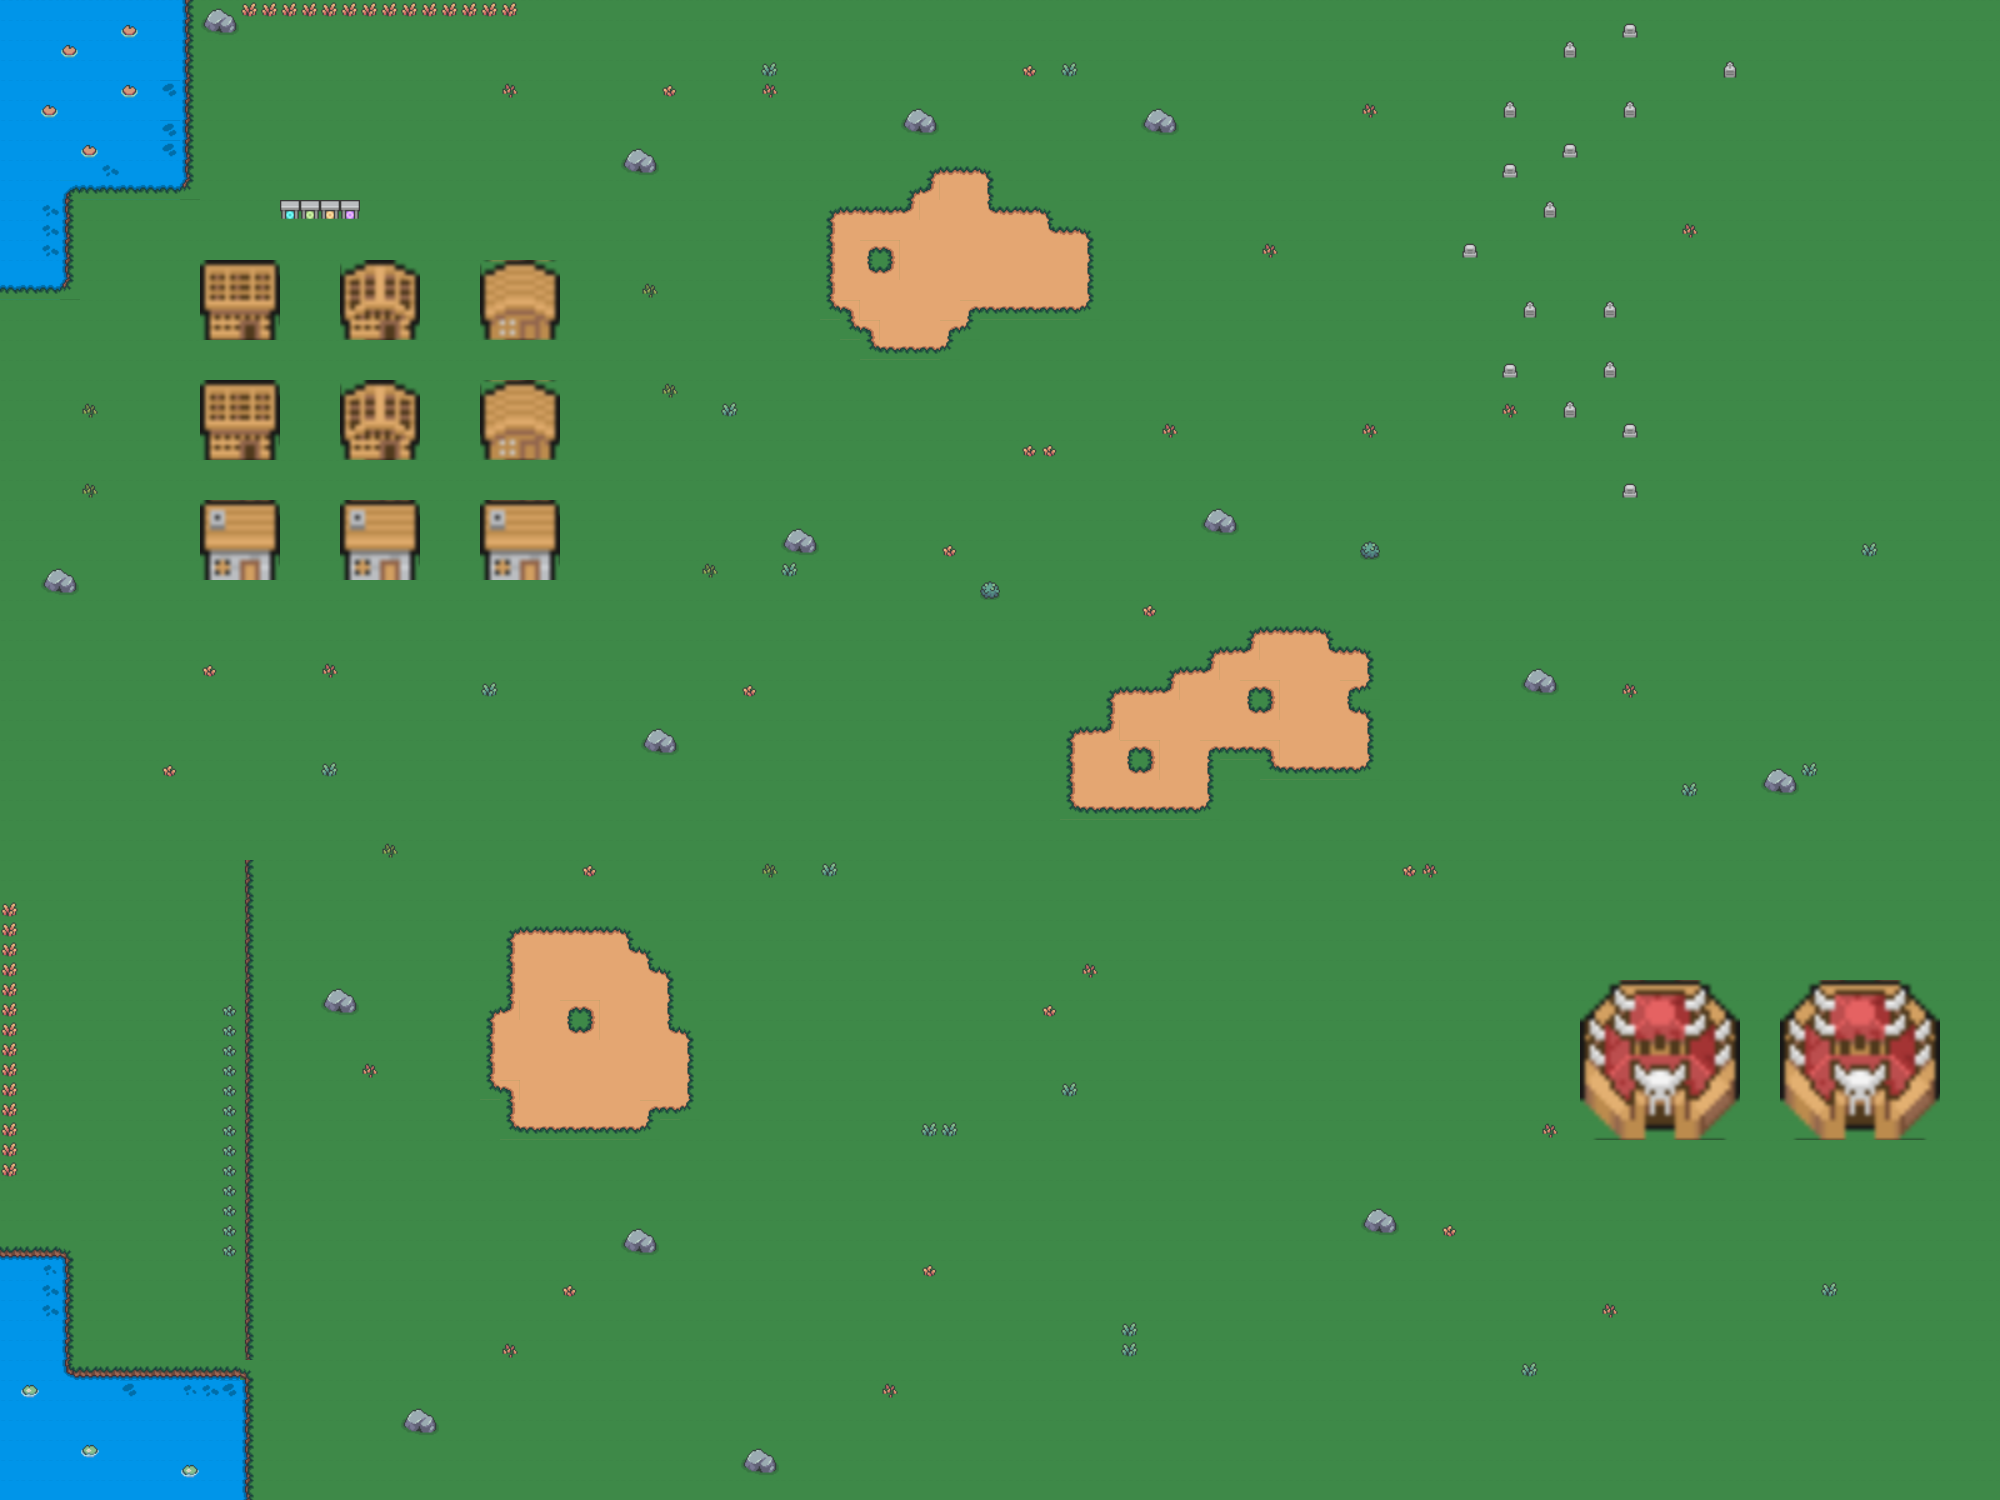

Below is a game level as drawn by its tile map, then a one-line description and the .tmx that defines it (tile-layer data replaced by summaries):
An orthogonal 100x75 tile map with 20x20 px tiles, 2 tile layers (图块层 1, 图块层 2), 10 tilesets.

<map version="1.10" tiledversion="1.11.0" orientation="orthogonal" renderorder="right-down" width="100" height="75" tilewidth="20" tileheight="20" infinite="0" nextlayerid="3" nextobjectid="1">
 <tileset firstgid="1" source="TilesetField.tsx" />
 <tileset firstgid="49" source="Cliff_Tile(1).tsx" />
 <tileset firstgid="67" source="Water_Tile(1).tsx" />
 <tileset firstgid="85" source="Houses(1)(1).tsx" />
 <tileset firstgid="277" source="Portal(1).tsx" />
 <tileset firstgid="281" source="Tombstones(1).tsx" />
 <tileset firstgid="289" source="AllBuildings-Preview(1)(1).tsx" />
 <tileset firstgid="3361" source="Path_Tile(1).tsx" />
 <tileset firstgid="3379" source="Grass(1).tsx" />
 <tileset firstgid="3397" source="Props-All(1).tsx" />
 <layer id="1" name="图块层 1" width="100" height="75">
  <data>[7500 cells, 7500 non-empty, 13 distinct tile ids]</data>
 </layer>
 <layer id="2" name="图块层 2" width="100" height="75">
  <data>[7500 cells, 808 non-empty, 162 distinct tile ids]</data>
 </layer>
</map>
